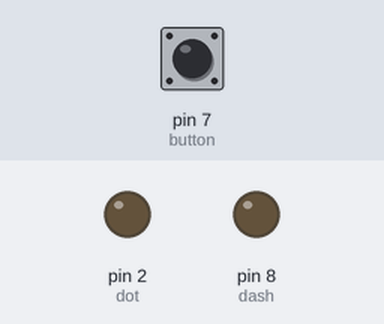
This sketch was run on a simulated Arduino Uno, built with avr-gcc and run on an emulated ATmega328P. Parts: output pins drawn as LEDs (lit = HIGH). The inputs (shaded band) are chosen by the test bench; at power-on: pin 7 (button) HIGH. What the sketch prints to the serial monitor is not drawn.

Above: at 1.2 s.
1.3 s: pin 7 (button) pulled LOW for 0.15 s
At 1.55 s:
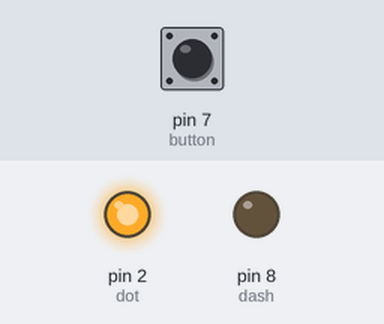
3.1 s: pin 7 (button) pulled LOW for 1 s
At 4.15 s:
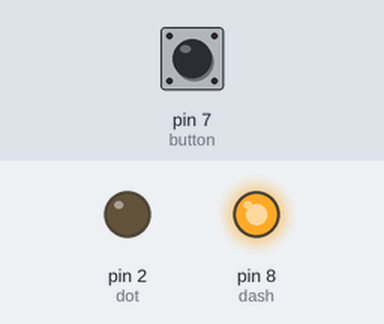
Timing chart, 0 to 6.1 s (numbered marks = the images above; inputs shaded):
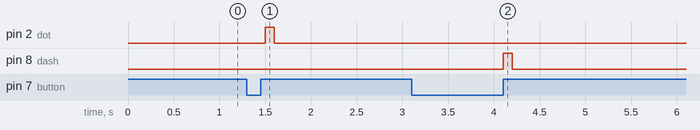

Measured:
- after the input at 1.3 s, pin 2 (dot): LOW → HIGH after 0.20 s, → LOW 0.10 s later
- after the input at 3.1 s, pin 8 (dash): LOW → HIGH after 1.0 s, → LOW 0.10 s later

The sketch:

Arduino_Morse.ino
```cpp
const int button = 7;
const int dot = 2;
const int dash = 8;
//pins in use on the arduino

int counter = 0;
int old_count = 0;
int current_count = 0;
//variables for button_low (button pressed)


int pauseCounter = 0;
int old_count1 = 0;
int pause = 0;
//variables for button_high (button not pressed)

int wait = 100;
//variable for delay

void setup() {
  Serial.begin(9600);

  pinMode(dot, OUTPUT);
  pinMode(dash, OUTPUT);
  pinMode(button, INPUT);

}

void loop() {

  if (digitalRead(button) == LOW) { //When button is low(not pressed)
    pauseCounter = millis();
    pause = pauseCounter-old_count1; //the time it is not pressed

    if (pause >1200 && pause<=3000) {
      Serial.print(2);
  }
    if (pause>3000 && pause<=10000) {
      Serial.print(3);
  }
  if (pause>10000) {
    Serial.print(4);
  }
  old_count1 = pauseCounter;  //"reset" old_count1 so the counting starts at 0 when not pressed
  delay(wait);
  }


  if (digitalRead(button) == HIGH) {  //Same as over just when butten is pressed

    counter = millis();
    current_count = counter - old_count;

    if (current_count > wait + 5){    //when pressed, a stream of signals around 100ms(delay) comes. This controls to just send signal when pressed.
      if (current_count <= 600) {
        Serial.print(0);
        digitalWrite(dot, HIGH);
      }
      if ((current_count > 600) && (current_count <= 1200)) {
        Serial.print(1);
        digitalWrite(dash, HIGH);
      }
    }
  }

    old_count = counter;
    delay(wait);
    digitalWrite(dot, LOW);     //Turn the lights of, can be mooved inside if-sentences to keep light on until new signal
    digitalWrite(dash, LOW);    //Think it is better this way with just a flash for each signal.

  }
```
